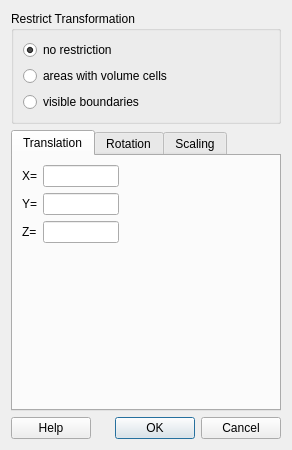
<?xml version="1.0" encoding="UTF-8"?>
<ui version="4.0">
 <class>GuiTransform</class>
 <widget class="QDialog" name="GuiTransform">
  <property name="geometry">
   <rect>
    <x>0</x>
    <y>0</y>
    <width>292</width>
    <height>450</height>
   </rect>
  </property>
  <property name="minimumSize">
   <size>
    <width>0</width>
    <height>0</height>
   </size>
  </property>
  <property name="windowTitle">
   <string>create prismatic boundary layer</string>
  </property>
  <property name="windowIcon">
   <iconset resource="engrid.qrc">
    <normaloff>:/icons/resources/icons/G.png</normaloff>:/icons/resources/icons/G.png</iconset>
  </property>
  <layout class="QVBoxLayout" name="verticalLayout_2">
   <item>
    <widget class="QGroupBox" name="groupBox">
     <property name="title">
      <string>Restrict Transformation</string>
     </property>
     <layout class="QVBoxLayout" name="verticalLayout">
      <item>
       <widget class="QRadioButton" name="radioButtonNoRestriction">
        <property name="text">
         <string>no restriction</string>
        </property>
        <property name="checked">
         <bool>true</bool>
        </property>
       </widget>
      </item>
      <item>
       <widget class="QRadioButton" name="radioButtonVolumeAreas">
        <property name="text">
         <string>areas with volume cells</string>
        </property>
       </widget>
      </item>
      <item>
       <widget class="QRadioButton" name="radioButtonVisibleBoundaries">
        <property name="text">
         <string>visible boundaries</string>
        </property>
       </widget>
      </item>
     </layout>
    </widget>
   </item>
   <item>
    <widget class="QTabWidget" name="tabWidget">
     <property name="currentIndex">
      <number>0</number>
     </property>
     <widget class="QWidget" name="tab">
      <attribute name="title">
       <string>Translation</string>
      </attribute>
      <layout class="QGridLayout" name="gridLayout">
       <item row="0" column="0">
        <widget class="QLabel" name="label_7">
         <property name="text">
          <string>X=</string>
         </property>
        </widget>
       </item>
       <item row="0" column="1">
        <widget class="QLineEdit" name="lineEdit_Translation_X"/>
       </item>
       <item row="0" column="3">
        <spacer name="horizontalSpacer">
         <property name="orientation">
          <enum>Qt::Horizontal</enum>
         </property>
         <property name="sizeHint" stdset="0">
          <size>
           <width>174</width>
           <height>20</height>
          </size>
         </property>
        </spacer>
       </item>
       <item row="1" column="0">
        <widget class="QLabel" name="label_8">
         <property name="text">
          <string>Y=</string>
         </property>
        </widget>
       </item>
       <item row="1" column="1">
        <widget class="QLineEdit" name="lineEdit_Translation_Y"/>
       </item>
       <item row="2" column="0">
        <widget class="QLabel" name="label_9">
         <property name="text">
          <string>Z=</string>
         </property>
        </widget>
       </item>
       <item row="2" column="1">
        <widget class="QLineEdit" name="lineEdit_Translation_Z"/>
       </item>
       <item row="3" column="1">
        <spacer name="verticalSpacer">
         <property name="orientation">
          <enum>Qt::Vertical</enum>
         </property>
         <property name="sizeHint" stdset="0">
          <size>
           <width>20</width>
           <height>40</height>
          </size>
         </property>
        </spacer>
       </item>
       <item row="0" column="2">
        <spacer name="horizontalSpacer_2">
         <property name="orientation">
          <enum>Qt::Horizontal</enum>
         </property>
         <property name="sizeHint" stdset="0">
          <size>
           <width>40</width>
           <height>20</height>
          </size>
         </property>
        </spacer>
       </item>
      </layout>
     </widget>
     <widget class="QWidget" name="tab_2">
      <attribute name="title">
       <string>Rotation</string>
      </attribute>
      <layout class="QGridLayout" name="gridLayout_3">
       <item row="0" column="0">
        <widget class="QLabel" name="label_12">
         <property name="text">
          <string>Origin X=</string>
         </property>
        </widget>
       </item>
       <item row="0" column="1">
        <widget class="QLineEdit" name="lineEdit_Rotation_Origin_X"/>
       </item>
       <item row="1" column="0">
        <widget class="QLabel" name="label_13">
         <property name="text">
          <string>Origin Y=</string>
         </property>
        </widget>
       </item>
       <item row="1" column="1">
        <widget class="QLineEdit" name="lineEdit_Rotation_Origin_Y"/>
       </item>
       <item row="2" column="0">
        <widget class="QLabel" name="label_14">
         <property name="text">
          <string>Origin Z=</string>
         </property>
        </widget>
       </item>
       <item row="2" column="1">
        <widget class="QLineEdit" name="lineEdit_Rotation_Origin_Z"/>
       </item>
       <item row="3" column="0">
        <widget class="QLabel" name="label_4">
         <property name="text">
          <string>Direction X=</string>
         </property>
        </widget>
       </item>
       <item row="3" column="1">
        <widget class="QLineEdit" name="lineEdit_Rotation_Direction_X"/>
       </item>
       <item row="4" column="0">
        <widget class="QLabel" name="label_5">
         <property name="text">
          <string>Direction Y=</string>
         </property>
        </widget>
       </item>
       <item row="4" column="1">
        <widget class="QLineEdit" name="lineEdit_Rotation_Direction_Y"/>
       </item>
       <item row="5" column="0">
        <widget class="QLabel" name="label_6">
         <property name="text">
          <string>Direction Z=</string>
         </property>
        </widget>
       </item>
       <item row="5" column="1">
        <widget class="QLineEdit" name="lineEdit_Rotation_Direction_Z"/>
       </item>
       <item row="6" column="0">
        <widget class="QLabel" name="label_10">
         <property name="text">
          <string>Angle=</string>
         </property>
        </widget>
       </item>
       <item row="6" column="1">
        <widget class="QLineEdit" name="lineEdit_Rotation_Angle"/>
       </item>
       <item row="7" column="1">
        <widget class="QCheckBox" name="AngleInDegrees">
         <property name="text">
          <string>Angle in degrees?</string>
         </property>
        </widget>
       </item>
       <item row="0" column="2">
        <spacer name="horizontalSpacer_3">
         <property name="orientation">
          <enum>Qt::Horizontal</enum>
         </property>
         <property name="sizeHint" stdset="0">
          <size>
           <width>40</width>
           <height>20</height>
          </size>
         </property>
        </spacer>
       </item>
       <item row="8" column="1">
        <spacer name="verticalSpacer_2">
         <property name="orientation">
          <enum>Qt::Vertical</enum>
         </property>
         <property name="sizeHint" stdset="0">
          <size>
           <width>20</width>
           <height>40</height>
          </size>
         </property>
        </spacer>
       </item>
      </layout>
     </widget>
     <widget class="QWidget" name="tab_3">
      <attribute name="title">
       <string>Scaling</string>
      </attribute>
      <layout class="QGridLayout" name="gridLayout_2">
       <item row="0" column="0">
        <widget class="QLabel" name="label">
         <property name="text">
          <string>X=</string>
         </property>
        </widget>
       </item>
       <item row="0" column="1">
        <widget class="QLineEdit" name="lineEdit_Scaling_X"/>
       </item>
       <item row="1" column="0">
        <widget class="QLabel" name="label_2">
         <property name="text">
          <string>Y=</string>
         </property>
        </widget>
       </item>
       <item row="1" column="1">
        <widget class="QLineEdit" name="lineEdit_Scaling_Y"/>
       </item>
       <item row="2" column="0">
        <widget class="QLabel" name="label_3">
         <property name="text">
          <string>Z=</string>
         </property>
        </widget>
       </item>
       <item row="2" column="1">
        <widget class="QLineEdit" name="lineEdit_Scaling_Z"/>
       </item>
       <item row="0" column="2">
        <spacer name="horizontalSpacer_4">
         <property name="orientation">
          <enum>Qt::Horizontal</enum>
         </property>
         <property name="sizeHint" stdset="0">
          <size>
           <width>40</width>
           <height>20</height>
          </size>
         </property>
        </spacer>
       </item>
       <item row="3" column="1">
        <spacer name="verticalSpacer_3">
         <property name="orientation">
          <enum>Qt::Vertical</enum>
         </property>
         <property name="sizeHint" stdset="0">
          <size>
           <width>20</width>
           <height>40</height>
          </size>
         </property>
        </spacer>
       </item>
      </layout>
     </widget>
    </widget>
   </item>
   <item>
    <layout class="QHBoxLayout">
     <item>
      <widget class="QPushButton" name="pushButtonHelp">
       <property name="text">
        <string>Help</string>
       </property>
      </widget>
     </item>
     <item>
      <widget class="QDialogButtonBox" name="buttonBox">
       <property name="orientation">
        <enum>Qt::Horizontal</enum>
       </property>
       <property name="standardButtons">
        <set>QDialogButtonBox::Cancel|QDialogButtonBox::Ok</set>
       </property>
      </widget>
     </item>
    </layout>
   </item>
  </layout>
 </widget>
 <tabstops>
  <tabstop>radioButtonNoRestriction</tabstop>
  <tabstop>radioButtonVolumeAreas</tabstop>
  <tabstop>radioButtonVisibleBoundaries</tabstop>
  <tabstop>tabWidget</tabstop>
  <tabstop>lineEdit_Translation_X</tabstop>
  <tabstop>lineEdit_Translation_Y</tabstop>
  <tabstop>lineEdit_Translation_Z</tabstop>
  <tabstop>buttonBox</tabstop>
  <tabstop>lineEdit_Rotation_Origin_X</tabstop>
  <tabstop>lineEdit_Rotation_Origin_Y</tabstop>
  <tabstop>lineEdit_Rotation_Origin_Z</tabstop>
  <tabstop>lineEdit_Rotation_Direction_X</tabstop>
  <tabstop>lineEdit_Rotation_Direction_Y</tabstop>
  <tabstop>lineEdit_Rotation_Direction_Z</tabstop>
  <tabstop>lineEdit_Rotation_Angle</tabstop>
  <tabstop>AngleInDegrees</tabstop>
  <tabstop>lineEdit_Scaling_X</tabstop>
  <tabstop>lineEdit_Scaling_Y</tabstop>
  <tabstop>lineEdit_Scaling_Z</tabstop>
  <tabstop>pushButtonHelp</tabstop>
 </tabstops>
 <resources>
  <include location="engrid.qrc"/>
  <include location="engrid.qrc"/>
 </resources>
 <connections>
  <connection>
   <sender>buttonBox</sender>
   <signal>accepted()</signal>
   <receiver>GuiTransform</receiver>
   <slot>accept()</slot>
   <hints>
    <hint type="sourcelabel">
     <x>258</x>
     <y>386</y>
    </hint>
    <hint type="destinationlabel">
     <x>196</x>
     <y>213</y>
    </hint>
   </hints>
  </connection>
  <connection>
   <sender>buttonBox</sender>
   <signal>rejected()</signal>
   <receiver>GuiTransform</receiver>
   <slot>reject()</slot>
   <hints>
    <hint type="sourcelabel">
     <x>258</x>
     <y>386</y>
    </hint>
    <hint type="destinationlabel">
     <x>196</x>
     <y>213</y>
    </hint>
   </hints>
  </connection>
 </connections>
</ui>
